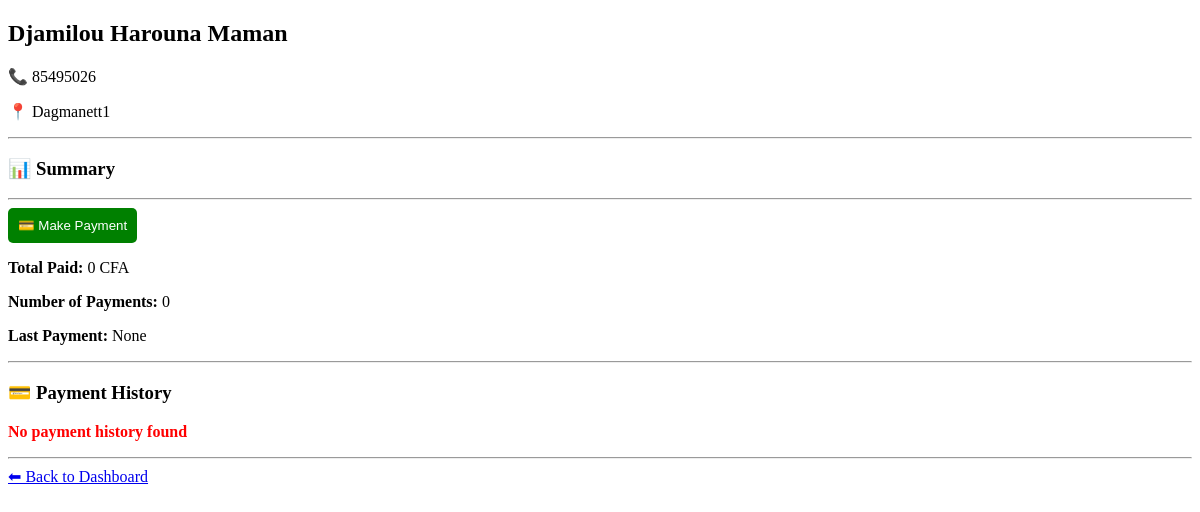
Page /renter/1 (signed in) on the earlier database version.
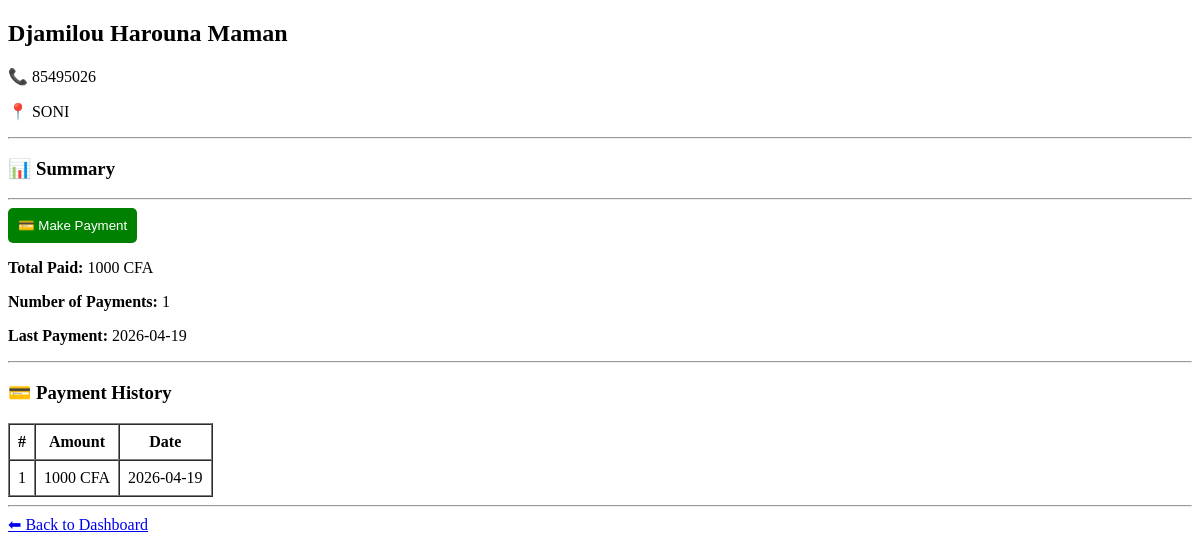
Same page on the later database version.
### tables this page shows
CREATE TABLE renters (
            id INTEGER PRIMARY KEY AUTOINCREMENT,
            name TEXT,
            phone TEXT,
            address TEXT,
            barrow TEXT,
            start_date TEXT,
            due_date TEXT,
            paid TEXT,
            last_payment_date TEXT   
        );

CREATE TABLE payments (
            id INTEGER PRIMARY KEY AUTOINCREMENT,
            renter_id INTEGER,
            amount TEXT,
            payment_date TEXT
        );

### app.py (the view)
@app.route("/renter/<int:id>")
def renter_profile(id):
    if "user" not in session:
        return redirect("/login")
    conn = sqlite3.connect("database.db")
    c = conn.cursor()
    c.execute("SELECT * FROM renters WHERE id=?", (id,))
    renter = c.fetchone()
    c.execute("""
        SELECT amount, payment_date
        FROM payments
        WHERE renter_id=?
        ORDER BY payment_date DESC
    """, (id,))
    payments = c.fetchall()
    total_paid = sum([int(p[0]) for p in payments]) if payments else 0
    total_payments = len(payments)
    last_payment = payments[0][1] if payments else None
    conn.close()
    return render_template(
        "renter.html",
        renter=renter,
        payments=payments,
        total_paid=total_paid,
        total_payments=total_payments,
        last_payment=last_payment
    )

### templates/renter.html (shortened to what this page needs)
<!DOCTYPE html>
<html>
<head>
</head>
<body>
<h2>{{ renter[1] }}</h2>
<p>📞 {{ renter[2] }}</p>
<p>📍 {{ renter[3] }}</p>
<hr>
<h3>📊 Summary</h3>
<hr>
<a href="/pay/{{ renter[0] }}">
    <button style="padding:10px; background:green; color:white; border:none; border-radius:5px;">
        💳 Make Payment
    </button>
</a>
<p><strong>Total Paid:</strong> {{ total_paid }} CFA</p>
<p><strong>Number of Payments:</strong> {{ total_payments }}</p>
<p><strong>Last Payment:</strong>
    {% if last_payment %}
        {{ last_payment }}
    {% else %}
        None
    {% endif %}
</p>
<hr>
<h3>💳 Payment History</h3>
{% if payments and payments|length > 0 %}
<table border="1" cellpadding="8" cellspacing="0">
    <tr>
        <th>#</th>
        <th>Amount</th>
        <th>Date</th>
    </tr>
    {% for p in payments %}
    <tr>
        <td>{{ loop.index }}</td>
        <td>{{ p[0] }} CFA</td>
        <td>{{ p[1] }}</td>
    </tr>
    {% endfor %}
</table>
{% else %}
<p style="color:red; font-weight:bold;">No payment history found</p>
{% endif %}
<hr>
<a href="/dashboard">⬅ Back to Dashboard</a>
</body>
</html>

Differences in the rows shown:
changed renters "Djamilou Harouna Maman": address "Dagmanett1" → "SONI"
added payments: payment_date "2026-04-19", amount "1000"
Other differences:
{{ total_paid }}: "0" → "1000"
{{ total_payments }}: "0" → "1"
text no longer shown: "None No payment history found"
text now shown: "# Amount Date"
